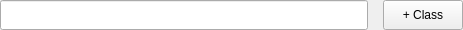
<?xml version="1.0" encoding="UTF-8"?>
<ui version="4.0">
 <class>annotationManagerUtilityFrame</class>
 <widget class="QFrame" name="annotationManagerUtilityFrame">
  <property name="geometry">
   <rect>
    <x>0</x>
    <y>0</y>
    <width>463</width>
    <height>30</height>
   </rect>
  </property>
  <property name="maximumSize">
   <size>
    <width>16777215</width>
    <height>30</height>
   </size>
  </property>
  <property name="windowTitle">
   <string>Frame</string>
  </property>
  <layout class="QHBoxLayout" name="horizontalLayout">
   <property name="spacing">
    <number>15</number>
   </property>
   <property name="leftMargin">
    <number>0</number>
   </property>
   <property name="topMargin">
    <number>0</number>
   </property>
   <property name="rightMargin">
    <number>0</number>
   </property>
   <property name="bottomMargin">
    <number>0</number>
   </property>
   <item>
    <widget class="QLineEdit" name="classSearchLineEdit">
     <property name="sizePolicy">
      <sizepolicy hsizetype="Expanding" vsizetype="Preferred">
       <horstretch>0</horstretch>
       <verstretch>0</verstretch>
      </sizepolicy>
     </property>
     <property name="placeholderText">
      <string/>
     </property>
    </widget>
   </item>
   <item>
    <widget class="QPushButton" name="annoManagerCreateClassBtn">
     <property name="sizePolicy">
      <sizepolicy hsizetype="Preferred" vsizetype="Preferred">
       <horstretch>0</horstretch>
       <verstretch>0</verstretch>
      </sizepolicy>
     </property>
     <property name="cursor">
      <cursorShape>PointingHandCursor</cursorShape>
     </property>
     <property name="text">
      <string>+ Class</string>
     </property>
    </widget>
   </item>
  </layout>
 </widget>
 <resources/>
 <connections/>
</ui>
